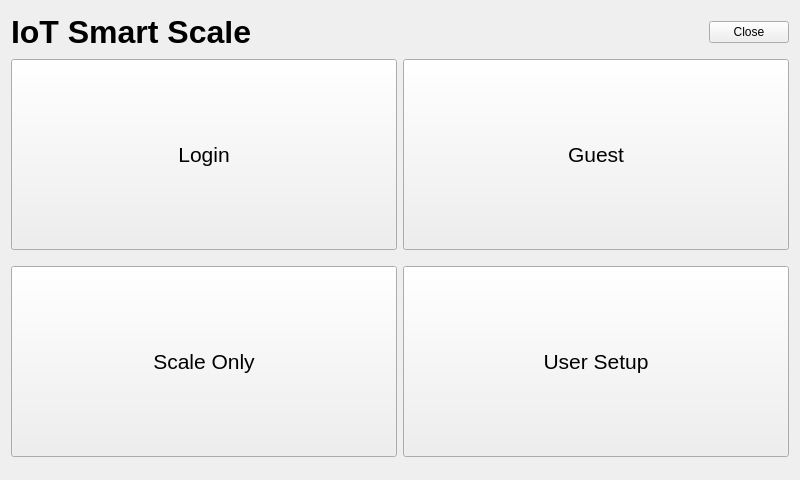
<?xml version="1.0" encoding="UTF-8"?>
<ui version="4.0">
 <class>mainMenu</class>
 <widget class="QWidget" name="mainMenu">
  <property name="geometry">
   <rect>
    <x>0</x>
    <y>0</y>
    <width>800</width>
    <height>480</height>
   </rect>
  </property>
  <property name="windowTitle">
   <string>mainMenu</string>
  </property>
  <layout class="QGridLayout" name="gridLayout">
   <item row="0" column="0" colspan="2">
    <layout class="QHBoxLayout" name="horizontalLayout">
     <item>
      <widget class="QLabel" name="lbl_title">
       <property name="minimumSize">
        <size>
         <width>341</width>
         <height>20</height>
        </size>
       </property>
       <property name="font">
        <font>
         <family>Helvetica Neue</family>
         <pointsize>24</pointsize>
         <weight>75</weight>
         <bold>true</bold>
        </font>
       </property>
       <property name="text">
        <string>IoT Smart Scale</string>
       </property>
      </widget>
     </item>
     <item>
      <spacer name="horizontalSpacer">
       <property name="orientation">
        <enum>Qt::Horizontal</enum>
       </property>
       <property name="sizeHint" stdset="0">
        <size>
         <width>248</width>
         <height>20</height>
        </size>
       </property>
      </spacer>
     </item>
     <item>
      <widget class="QPushButton" name="btn_close">
       <property name="text">
        <string>Close</string>
       </property>
      </widget>
     </item>
    </layout>
   </item>
   <item row="1" column="0">
    <widget class="QPushButton" name="btn_login">
     <property name="minimumSize">
      <size>
       <width>341</width>
       <height>191</height>
      </size>
     </property>
     <property name="font">
      <font>
       <family>Helvetica Neue</family>
       <pointsize>16</pointsize>
      </font>
     </property>
     <property name="text">
      <string>Login</string>
     </property>
    </widget>
   </item>
   <item row="1" column="1">
    <widget class="QPushButton" name="btn_guest">
     <property name="minimumSize">
      <size>
       <width>341</width>
       <height>191</height>
      </size>
     </property>
     <property name="font">
      <font>
       <family>Helvetica Neue</family>
       <pointsize>16</pointsize>
      </font>
     </property>
     <property name="text">
      <string>Guest</string>
     </property>
    </widget>
   </item>
   <item row="2" column="0">
    <widget class="QPushButton" name="btn_scaleOnly">
     <property name="minimumSize">
      <size>
       <width>341</width>
       <height>191</height>
      </size>
     </property>
     <property name="font">
      <font>
       <family>Helvetica Neue</family>
       <pointsize>16</pointsize>
      </font>
     </property>
     <property name="text">
      <string>Scale Only</string>
     </property>
    </widget>
   </item>
   <item row="2" column="1">
    <widget class="QPushButton" name="btn_userSetup">
     <property name="minimumSize">
      <size>
       <width>341</width>
       <height>191</height>
      </size>
     </property>
     <property name="font">
      <font>
       <family>Helvetica Neue</family>
       <pointsize>16</pointsize>
      </font>
     </property>
     <property name="text">
      <string>User Setup</string>
     </property>
    </widget>
   </item>
  </layout>
 </widget>
 <layoutdefault spacing="6" margin="11"/>
 <resources/>
 <connections/>
</ui>
